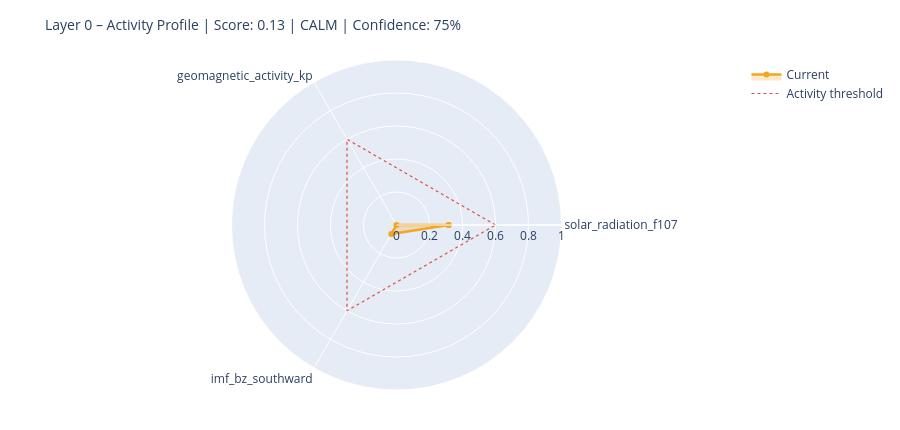

Notebook source saved alongside this figure:
### Markdown cell above
---
## 6. State Assessment & Handoff to Layer 1

### Code cell
# ============================================================
# STEP 1 – Collect raw values with source modes
# Mode: 'primary' | 'fallback_3h' | 'last_valid' | 'missing'
# ============================================================

def safe_last(df, col):
    if df is None or col not in df.columns: return None
    s = df[col].dropna()
    return float(s.iloc[-1]) if not s.empty else None

f107_now = safe_last(df_f107, 'f10.7')
bz_now   = safe_last(df_mag,  'bz_gsm')
kp_now   = safe_last(df_kp,   'kp')
sw_now   = safe_last(df_sw,   'speed')

source_modes = {
    'F10.7':    'primary'  if f107_now is not None else 'missing',
    'Kp':       'primary'  if kp_now   is not None else 'missing',
    'IMF_Bz':   'primary'  if bz_now   is not None else 'missing',
    'SW_speed': 'primary'  if sw_now   is not None else 'missing',
}

# Kp Fallback – 3h endpoint
if kp_now is None:
    try:
        r = requests.get(
            'https://services.swpc.noaa.gov/json/noaa-planetary-k-index.json',
            timeout=10)
        r.raise_for_status()
        fb = pd.DataFrame(r.json())
        tc = next((c for c in fb.columns if 'time' in c.lower()), fb.columns[0])
        kc = next((c for c in fb.columns if 'kp' in c.lower() and c != tc), None)
        if kc:
            fb[kc] = fb[kc].astype(str).str.extract(r'([0-9]+(?:\.[0-9]*)?)')[0]
            fb[kc] = pd.to_numeric(fb[kc], errors='coerce')
            fb = fb[fb[kc] >= 0].dropna(subset=[kc])
            if not fb.empty:
                kp_now = float(fb[kc].iloc[-1])
                source_modes['Kp'] = 'fallback_3h'
                print(f'  Kp fallback (3h): {kp_now:.1f}')
    except Exception as e:
        print(f'  Kp fallback failed: {e}')

# Solar Wind Fallback – last valid value
if sw_now is None and df_sw is not None and 'speed' in df_sw.columns:
    s = df_sw['speed'].dropna()
    if not s.empty:
        sw_now = float(s.iloc[-1])
        source_modes['SW_speed'] = 'last_valid'
        print(f'  SW fallback (last_valid): {sw_now:.0f} km/s')

print()
print('Source modes:', source_modes)

# ============================================================
# STEP 2 – Score from available components only
# ============================================================

def norm(v, lo, hi):
    if v is None: return None
    return max(0.0, min(1.0, (v - lo) / (hi - lo)))

COMPONENTS = {
    'solar_radiation_f107':    (f107_now, norm(f107_now, 60, 250)),
    'geomagnetic_activity_kp': (kp_now,   norm(kp_now,   0,   9)),
    'imf_bz_southward':        (bz_now,   norm(-(bz_now or 0) if bz_now else None, -5, 30)
                                           if bz_now is not None else None),
    'solar_wind_speed':        (sw_now,   norm(sw_now, 300, 800)),
}

available   = {k: v[1] for k, v in COMPONENTS.items() if v[1] is not None}
unavailable = [k for k, v in COMPONENTS.items() if v[1] is None]

layer0_score = round(sum(available.values()) / len(available), 4) if available else None
confidence   = round(len(available) / len(COMPONENTS), 2)

level = ('unknown'  if layer0_score is None
         else 'calm'     if layer0_score < 0.3
         else 'moderate' if layer0_score < 0.6
         else 'active')

# ============================================================
# STEP 3 – Dominant Driver
# ============================================================

def dominant_driver(kp, f107, bz, sw):
    candidates = []
    if kp   is not None and kp   >= 4:   candidates.append(('geomagnetic',    kp / 9))
    if sw   is not None and sw   >= 500:  candidates.append(('solar_wind',     sw / 800))
    if bz   is not None and bz   <= -5:   candidates.append(('imf_southward',  abs(bz) / 30))
    if f107 is not None and f107 >= 150:  candidates.append(('solar_radiation',f107 / 250))
    return max(candidates, key=lambda x: x[1])[0] if candidates else 'none'

driver = dominant_driver(kp_now, f107_now, bz_now, sw_now)

# ============================================================
# STEP 4 – Downstream expectations
# ============================================================

def downstream_expectation(driver, score, kp, bz, f107):
    exp = {
        'magnetosphere':        'calm',
        'ionosphere':           'calm',
        'schumann_resonance':   'unchanged',
        'lithosphere_currents': 'low',
    }
    if driver == 'geomagnetic' or (kp and kp >= 5):
        exp['magnetosphere']        = 'compressed / storm'
        exp['ionosphere']           = 'elevated disturbance (TEC variability)'
        exp['schumann_resonance']   = 'elevated amplitude possible'
        exp['lithosphere_currents'] = 'elevated induction currents'
    elif driver == 'imf_southward' or (bz and bz <= -5):
        exp['magnetosphere']        = 'energy coupling active'
        exp['ionosphere']           = 'elevated electron density possible'
        exp['schumann_resonance']   = 'slight modulation possible'
    elif driver == 'solar_radiation' or (f107 and f107 >= 150):
        exp['ionosphere']           = 'elevated ionization (F-layer)'
        exp['schumann_resonance']   = 'slightly elevated background activity'
    return exp

downstream = downstream_expectation(driver, layer0_score, kp_now, bz_now, f107_now)

# ============================================================
# CONSOLE OUTPUT
# ============================================================

W = 58
print('=' * W)
print('LAYER 0 – STATE ASSESSMENT')
print('=' * W)
for name, (raw_v, score_v) in COMPONENTS.items():
    if score_v is not None:
        bar = '█' * int(score_v * 20) + '░' * (20 - int(score_v * 20))
        print(f'  {name:<35}  {bar}  {score_v:.2f}')
    else:
        print(f'  {name:<35}  {"─" * 20}  n/a')
print('-' * W)
print(f'  Score ({len(available)}/{len(COMPONENTS)} components):  {layer0_score:.3f}')
print(f'  Confidence:         {confidence:.0%}')
print(f'  Level:              {level.upper()}')
print(f'  Dominant Driver:    {driver}')

# Radar chart
cats = list(available.keys())
vals = list(available.values())
if len(cats) >= 3:
    fig = go.Figure()
    fig.add_trace(go.Scatterpolar(
        r=vals + [vals[0]], theta=cats + [cats[0]],
        fill='toself', fillcolor='rgba(242,166,35,0.25)',
        line=dict(color='#F2A623', width=2.5), name='Current'
    ))
    fig.add_trace(go.Scatterpolar(
        r=[0.6] * (len(cats) + 1), theta=cats + [cats[0]],
        line=dict(color='#E24B4A', dash='dot', width=1.2),
        mode='lines', name='Activity threshold'
    ))
    fig.update_layout(
        title=dict(text=f'Layer 0 – Activity Profile | Score: {layer0_score:.2f} | {level.upper()} | Confidence: {confidence:.0%}',
                   font=dict(size=14)),
        polar=dict(radialaxis=dict(visible=True, range=[0, 1])),
        height=430, showlegend=True,
        margin=dict(l=60, r=60, t=60, b=40)
    )
    fig.show()

### Figure 1 — Plotly figure (JSON) as saved in the notebook; plotly's stock layout.template omitted (floating-point values rounded to 4 significant figures)
{"data": [{"fill": "toself", "fillcolor": "rgba(242,166,35,0.25)", "line": {"color": "#F2A623", "width": 2.5}, "name": "Current", "r": [0.3158, 0.0, 0.06314, 0.3158], "theta": ["solar_radiation_f107", "geomagnetic_activity_kp", "imf_bz_southward", "solar_radiation_f107"], "type": "scatterpolar"}, {"line": {"color": "#E24B4A", "dash": "dot", "width": 1.2}, "mode": "lines", "name": "Activity threshold", "r": [0.6, 0.6, 0.6, 0.6], "theta": ["solar_radiation_f107", "geomagnetic_activity_kp", "imf_bz_southward", "solar_radiation_f107"], "type": "scatterpolar"}], "layout": {"height": 430, "margin": {"b": 40, "l": 60, "r": 60, "t": 60}, "polar": {"radialaxis": {"range": [0, 1], "visible": true}}, "showlegend": true, "title": {"font": {"size": 14}, "text": "Layer 0 – Activity Profile | Score: 0.13 | CALM | Confidence: 75%"}}}
